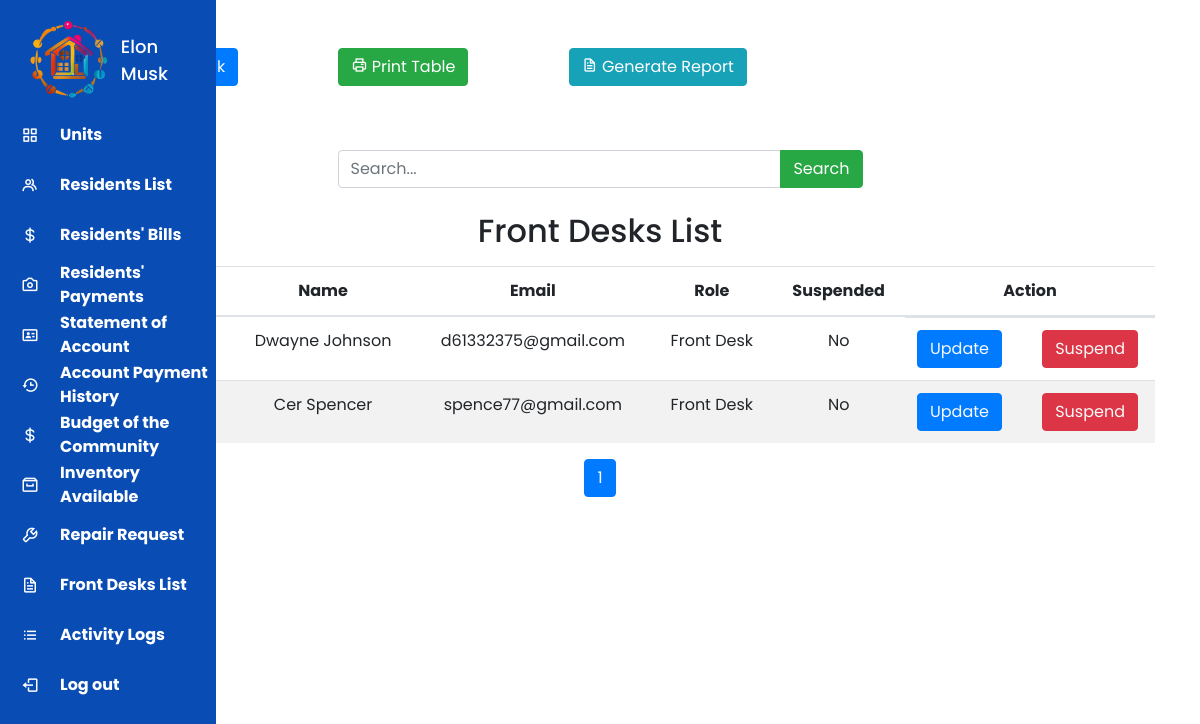
The page /casa_bougainvilla/administrator_dashboard/employees.php (signed in) on the database its author committed.
### tables this page shows
CREATE TABLE `users` (
  `id` int(11) NOT NULL,
  `account_number` int(10) NOT NULL,
  `username` varchar(255) NOT NULL,
  `password` varchar(255) NOT NULL,
  `email` varchar(255) NOT NULL,
  `role` varchar(20) NOT NULL,
  `condominium_id` int(11) DEFAULT NULL,
  `suspended` tinyint(1) DEFAULT NULL,
  `suspension_reason` varchar(255) DEFAULT NULL,
  `suspend_timestamp` timestamp NOT NULL DEFAULT current_timestamp(),
  `reinstatement_reason` varchar(255) DEFAULT NULL,
  `otp_code` varchar(6) DEFAULT NULL,
  `otp_verified` tinyint(1) DEFAULT 0,
  `last_login_time` timestamp NOT NULL DEFAULT current_timestamp(),
  `dashboard_url` varchar(255) NOT NULL
);

### casa_bougainvilla/administrator_dashboard/employees.php (the view, shortened to what this page needs)
<?php
include('../../includes/database.php');
$queryCondo = "SELECT suspended, id as condominium_id FROM condominiums WHERE name='Casa Bougainvilla'";
$resultCondo = $mysqli->query($queryCondo);
if ($resultCondo && $resultCondo->num_rows == 1) {
    $condominium = $resultCondo->fetch_assoc();
    $condominium_id = $condominium['condominium_id'];
}
$rowsPerPage = 10;
$page = isset($_GET['page']) ? intval($_GET['page']) : 1;
$offset = ($page - 1) * $rowsPerPage;
$sql = "SELECT u.*, c.name AS condominium_name
        FROM users u
        LEFT JOIN condominiums c ON u.condominium_id = c.id
        WHERE u.role = 'Front Desk' AND c.name = 'Casa Bougainvilla'
        LIMIT $offset, $rowsPerPage";
$result = $mysqli->query($sql);
$totalRows = $mysqli->query("SELECT COUNT(*) as count FROM users WHERE role = 'Resident' AND condominium_id = $condominium_id")->fetch_assoc()['count'];
$totalPages = ceil($totalRows / $rowsPerPage);
?>
<!doctype html>
<html lang="en">
<head>
    <link rel="stylesheet" href="https://cdn.jsdelivr.net/npm/bootstrap@4.0.0/dist/css/bootstrap.min.css">
    <link href='https://unpkg.com/boxicons@2.0.7/css/boxicons.min.css' rel='stylesheet'>
    <link rel="stylesheet" type="text/css"
        href="https://cdnjs.cloudflare.com/ajax/libs/jquery.tablesorter/2.31.3/css/theme.bootstrap.min.css">
    <link rel="stylesheet" type="text/css"
        href="https://cdnjs.cloudflare.com/ajax/libs/jquery.tablesorter/2.31.3/css/theme.default.min.css">
</head>
<body>
    <?php include "../../includes/sidebars/administrator_sidebar.php" ?>
    <div class="container">
        <button class="btn btn-primary mx-5 my-5"><a href="add_employee.php" class="text-light">Add Front
                Desk</a></button>
        <button class="btn btn-success mx-5 my-3" onclick="downloadPDF()"><i class='bx bx-printer'></i> Print
            Table</button>
        <button class="btn btn-info mx-5 my-3" data-toggle="modal" data-target="#reportModal"><i class='bx bx-file'></i>
            Generate Report</button>
        <div class="container mt-3">
            <div class="row">
                <div class="col-md-6 offset-md-3">
                    <form method="post" action="employees.php">
                        <div class="input-group">
                            <input type="text" name="searchInput" class="form-control" placeholder="Search...">
                            <div class="input-group-append">
                                <button class="btn btn-success" type="submit" name="searchButton">
                                    <i class="bi bi-search"></i> Search
                                </button>
                            </div>
                        </div>
                    </form>
                </div>
            </div>
        </div>
        <div class="print-section">
            <h2 class="mt-4 mb-3" style="white-space: nowrap; text-align: center;">Front Desks List</h2>
            <table id="TableSorter2" class="table">
                <thead>
                    <tr>
                        <th scope="col" style="white-space: nowrap; text-align: center;">
                            <center>Account Number</center>
                        </th>
                        <th scope="col" style="white-space: nowrap; text-align: center;">
                            <center>Name</center>
                        </th>
                        <th scope="col" style="white-space: nowrap; text-align: center;">
                            <center>Email</center>
                        </th>
                        <th scope="col" style="white-space: nowrap; text-align: center;">
                            <center>Role</center>
                        </th>
                        <th scope="col" style="white-space: nowrap; text-align: center;">
                            <center>Suspended</center>
                        </th>
                        <th class="action-column" scope="col" style="white-space: nowrap; text-align: center;">
                            <center>Action</center>
                        </th>
                    </tr>
                </thead>
                <tbody>
                    <?php
                    while ($row = $result->fetch_assoc()) {
                        $id = $row['id'];
                        $account_number = $row['account_number'];
                        $name = $row['username'];
                        $email = $row['email'];
                        $role = $row['role'];
                        $suspended = $row['suspended'];
                        echo '<tr>
                                <th scope="row" style="white-space: nowrap; text-align: center;"><center>' . $account_number . '</center></th>
                                <td style="white-space: nowrap; text-align: center;"><center>' . $name . '</center></td>
                                <td style="white-space: nowrap; text-align: center;"><center>' . $email . '</center></td>
                                <td style="white-space: nowrap; text-align: center;"><center>' . $role . '</center></td>
                                <td style="white-space: nowrap; text-align: center;"><center>' . ($suspended == 1 ? 'Yes' : 'No') . '</center></td>
                                <td class="action-column action-buttons" style="white-space: nowrap; text-align: center;">';
                        echo '<button class="btn btn-primary"><a href="update_employee.php?updateid=' . $id . '" class="text-light">Update</a></button>';
                        if ($suspended == 1) {
                            echo '<button class="btn btn-success" data-id="' . $id . '">Reinstate</button>';
                        } else {
                            echo '<button class="btn btn-danger"><a href="suspend_employee.php?suspendid=' . $id . '" class="text-light">Suspend</button></td></tr>';
                        }
                    }
                    ?>
                </tbody>
            </table>
        </div>
    </div>
    <ul class="pagination justify-content-center">
        <?php
        $range = 5;
        $start = max(1, $page - $range);
        $end = min($totalPages, $page + $range);
        for ($i = $start; $i <= $end; $i++) {
            echo '<li class="page-item ' . ($i == $page ? 'active' : '') . '"><a class="page-link" href="?page=' . $i . '">' . $i . '</a></li>';
        }
        ?>
    </ul>
</body>
</html>

### casa_bougainvilla/administrator_dashboard/employees.php (style rules this page uses)
* { margin: 0; padding: 0; box-sizing: border-box; font-family: 'Poppins', sans-serif; }
tbody tr:nth-child(even) { background-color: #f2f2f2; }
tbody tr:nth-child(odd) { background-color: #ffffff; }
.action-buttons { text-align: center; display: flex; justify-content: space-between; }
.action-buttons button { margin-right: 5px; }
th.action-column, td.action-column { width: 250px; }

### includes/sidebars/administrator_sidebar.php (style rules this page uses)
* { margin: 0; padding: 0; box-sizing: border-box; font-family: 'Poppins', sans-serif; }

### rows shown on the page
users: username "Dwayne Johnson", email "d61332375@gmail.com", role "Front Desk", suspended "No"
users: username "Cer Spencer", email "spence77@gmail.com", role "Front Desk", suspended "No"

### other values the page prints
$_SESSION['username'] "Elon Musk"
